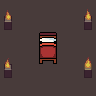

Below is a game level as drawn by its tile map, then a one-line description and the .tmx file that defines it, in full:
An orthogonal 6x6 tile map with 16x16 px tiles, 4 tile layers (Floor1, Floor2 (Decorations), Walls (Collidable), Items1 (Collidable)), 2 hidden layers not drawn.

<map version="1.2" tiledversion="1.2.1" orientation="orthogonal" renderorder="right-down" width="6" height="6" tilewidth="16" tileheight="16" infinite="0" nextlayerid="7" nextobjectid="1">
 <tileset firstgid="1" source="../../../../tilesets/actual/UltimateTileset.tsx" />
 <layer id="1" name="Floor1" width="6" height="6">
  <data encoding="csv">
143,143,143,143,143,143,
143,143,143,143,143,143,
143,143,143,143,143,143,
143,143,143,143,143,143,
143,143,143,143,143,143,
143,143,143,143,143,143
</data>
 </layer>
 <layer id="2" name="Floor2 (Decorations)" width="6" height="6">
  <data encoding="csv">
0,0,0,0,0,0,
0,0,0,0,0,0,
0,0,0,0,0,0,
0,0,0,0,0,0,
0,0,0,0,0,0,
0,0,0,0,0,0
</data>
 </layer>
 <layer id="3" name="Walls (Collidable)" width="6" height="6">
  <data encoding="csv">
0,0,0,0,0,0,
0,0,0,0,0,0,
0,0,0,0,0,0,
0,0,0,0,0,0,
0,0,0,0,0,0,
0,0,0,0,0,0
</data>
 </layer>
 <layer id="4" name="Items1 (Collidable)" width="6" height="6">
  <data encoding="csv">
212,0,0,0,0,216,
228,0,0,0,0,232,
0,0,267,268,0,0,
214,0,283,284,0,215,
230,0,0,0,0,231,
0,0,0,0,0,0
</data>
 </layer>
 <layer id="5" name="Items2 (Triggerable)" width="6" height="6" visible="0">
  <data encoding="csv">
0,0,0,0,0,0,
0,0,0,0,0,0,
0,0,0,0,0,0,
0,0,0,0,0,0,
0,0,0,0,0,0,
0,0,0,0,0,0
</data>
 </layer>
 <layer id="6" name="Characters" width="6" height="6" visible="0">
  <data encoding="csv">
0,0,0,0,0,0,
0,0,0,0,0,0,
0,0,0,0,0,0,
0,0,0,0,0,0,
0,0,0,0,0,0,
0,0,0,0,0,0
</data>
 </layer>
</map>
